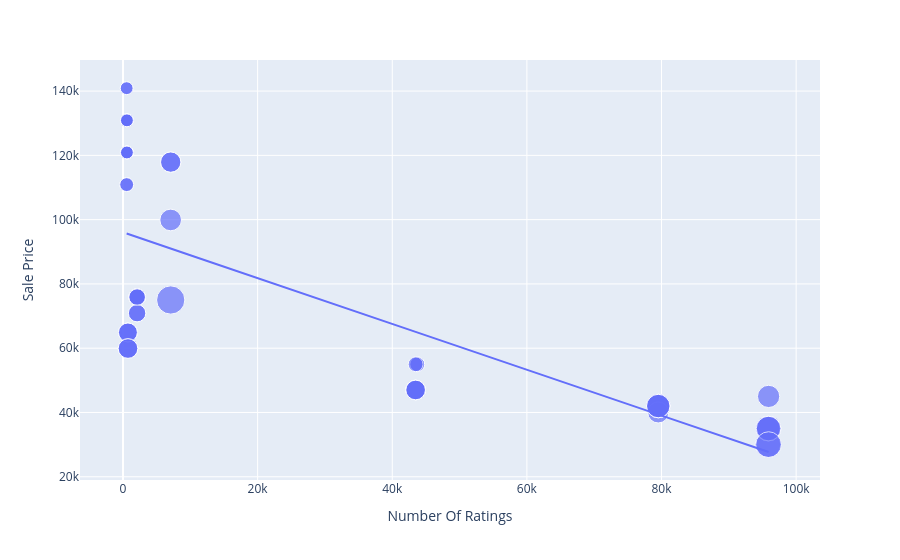

The notebook cell saved with this chart:
### Code cell
figure = px.scatter(data_frame= df, x="Number Of Ratings", y="Sale Price",size = "Discount Percentage",trendline="ols")
figure.show()
